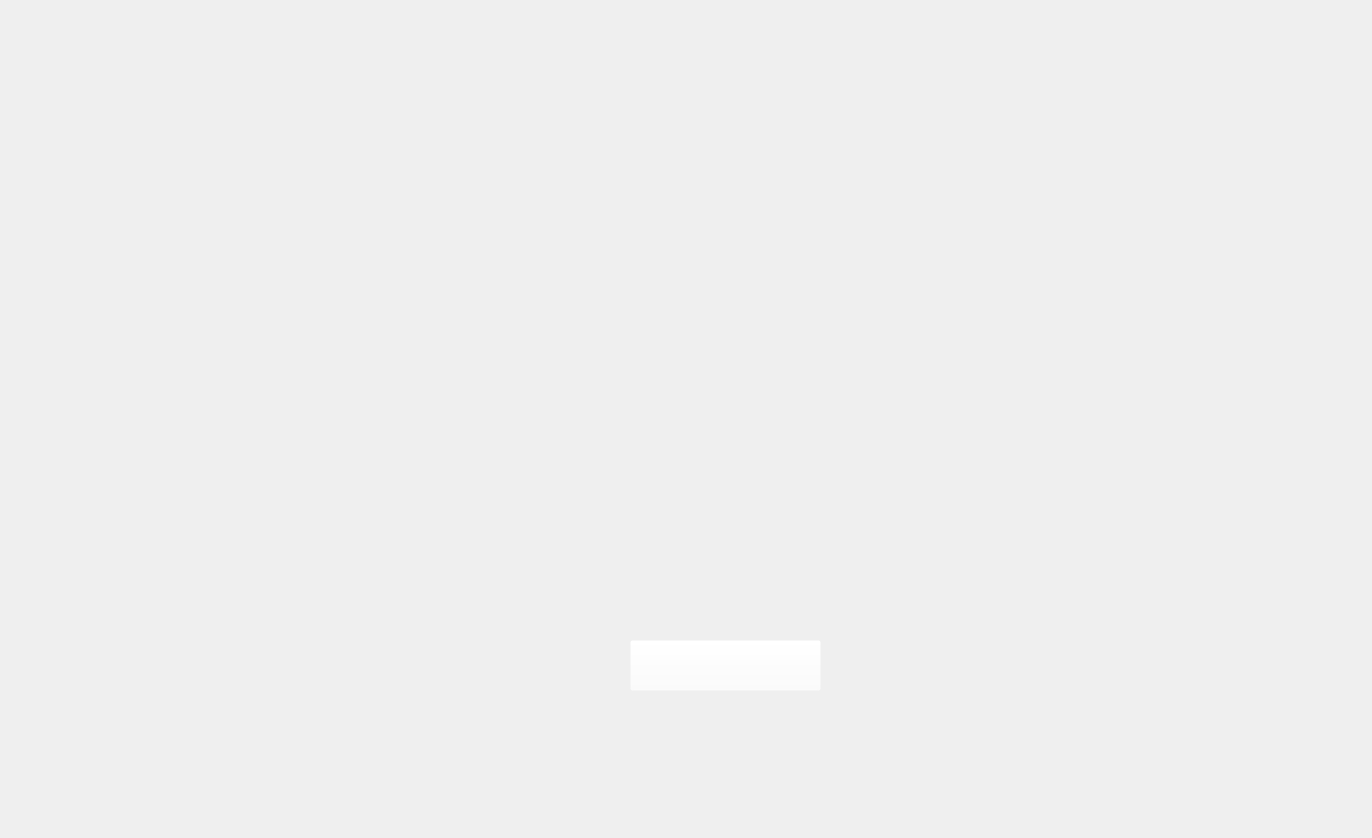
<?xml version="1.0" encoding="UTF-8"?>
<ui version="4.0">
 <class>MainWindow</class>
 <widget class="QMainWindow" name="MainWindow">
  <property name="geometry">
   <rect>
    <x>0</x>
    <y>0</y>
    <width>1372</width>
    <height>838</height>
   </rect>
  </property>
  <property name="sizePolicy">
   <sizepolicy hsizetype="Maximum" vsizetype="Maximum">
    <horstretch>0</horstretch>
    <verstretch>0</verstretch>
   </sizepolicy>
  </property>
  <property name="windowTitle">
   <string>MainWindow</string>
  </property>
  <property name="styleSheet">
   <string notr="true"/>
  </property>
  <widget class="QWidget" name="centralwidget">
   <property name="maximumSize">
    <size>
     <width>1375</width>
     <height>1016</height>
    </size>
   </property>
   <layout class="QVBoxLayout" name="verticalLayout">
    <property name="spacing">
     <number>0</number>
    </property>
    <property name="leftMargin">
     <number>0</number>
    </property>
    <property name="topMargin">
     <number>0</number>
    </property>
    <property name="rightMargin">
     <number>0</number>
    </property>
    <property name="bottomMargin">
     <number>0</number>
    </property>
    <item>
     <widget class="QFrame" name="frame">
      <property name="cursor">
       <cursorShape>ArrowCursor</cursorShape>
      </property>
      <property name="autoFillBackground">
       <bool>false</bool>
      </property>
      <property name="styleSheet">
       <string notr="true"/>
      </property>
      <property name="frameShape">
       <enum>QFrame::NoFrame</enum>
      </property>
      <property name="frameShadow">
       <enum>QFrame::Raised</enum>
      </property>
      <widget class="QLabel" name="label">
       <property name="geometry">
        <rect>
         <x>550</x>
         <y>60</y>
         <width>341</width>
         <height>171</height>
        </rect>
       </property>
       <property name="text">
        <string/>
       </property>
       <property name="pixmap">
        <pixmap resource="horus.qrc">:/background/ui_img/Horus.png</pixmap>
       </property>
       <property name="scaledContents">
        <bool>true</bool>
       </property>
      </widget>
      <widget class="QLabel" name="label_2">
       <property name="geometry">
        <rect>
         <x>570</x>
         <y>520</y>
         <width>311</width>
         <height>91</height>
        </rect>
       </property>
       <property name="text">
        <string/>
       </property>
       <property name="pixmap">
        <pixmap resource="horus.qrc">:/background/ui_img/HorusName.png</pixmap>
       </property>
       <property name="scaledContents">
        <bool>true</bool>
       </property>
      </widget>
      <widget class="QPushButton" name="pushButton">
       <property name="geometry">
        <rect>
         <x>630</x>
         <y>640</y>
         <width>191</width>
         <height>51</height>
        </rect>
       </property>
       <property name="styleSheet">
        <string notr="true">background-color: rgba(255, 255, 255, 0);</string>
       </property>
       <property name="text">
        <string/>
       </property>
       <property name="icon">
        <iconset resource="horus.qrc">
         <normaloff>:/background/ui_img/start.png</normaloff>:/background/ui_img/start.png</iconset>
       </property>
       <property name="iconSize">
        <size>
         <width>1000</width>
         <height>1000</height>
        </size>
       </property>
      </widget>
      <widget class="QLabel" name="backgroundImg">
       <property name="geometry">
        <rect>
         <x>0</x>
         <y>0</y>
         <width>1371</width>
         <height>841</height>
        </rect>
       </property>
       <property name="text">
        <string/>
       </property>
       <property name="pixmap">
        <pixmap resource="horus.qrc">:/background/ui_img/startscreen.jpg</pixmap>
       </property>
       <property name="scaledContents">
        <bool>true</bool>
       </property>
       <property name="alignment">
        <set>Qt::AlignCenter</set>
       </property>
      </widget>
      <zorder>backgroundImg</zorder>
      <zorder>label</zorder>
      <zorder>label_2</zorder>
      <zorder>pushButton</zorder>
     </widget>
    </item>
   </layout>
  </widget>
 </widget>
 <resources>
  <include location="horus.qrc"/>
 </resources>
 <connections/>
</ui>
